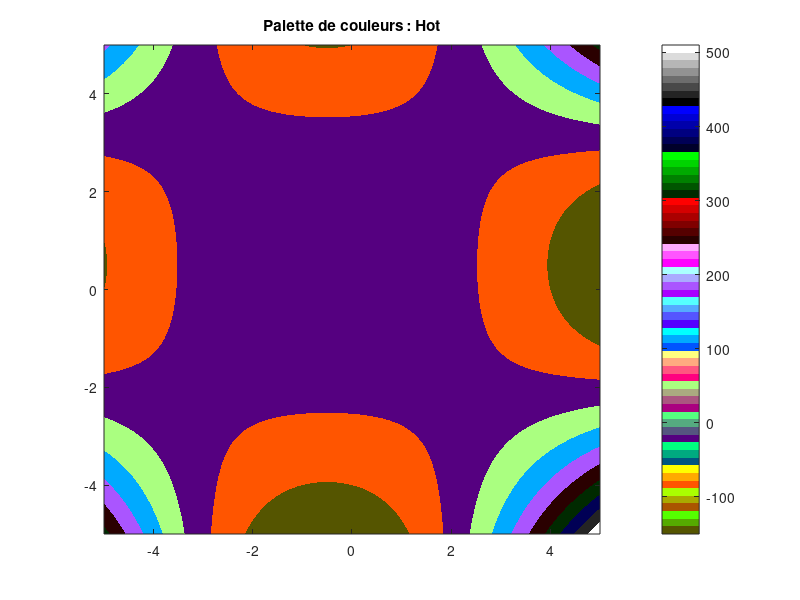

This chart was generated by the following MATLAB code:
clear all;


% Définition des valeurs de x et y
[x, y] = meshgrid(-5:0.1:5, -5:0.1:5);

% Calcul de f(x, y)
f = (x - 2) .* (x + 3) .* (y - 3) .* (y + 2);

% Tracé de la courbe avec contourf et différentes palettes de couleurs
figure;

contourf(x, y, f, 'LineColor', 'none');
colorbar;
colormap(colorcube);
title('Palette de couleurs : Hot');
